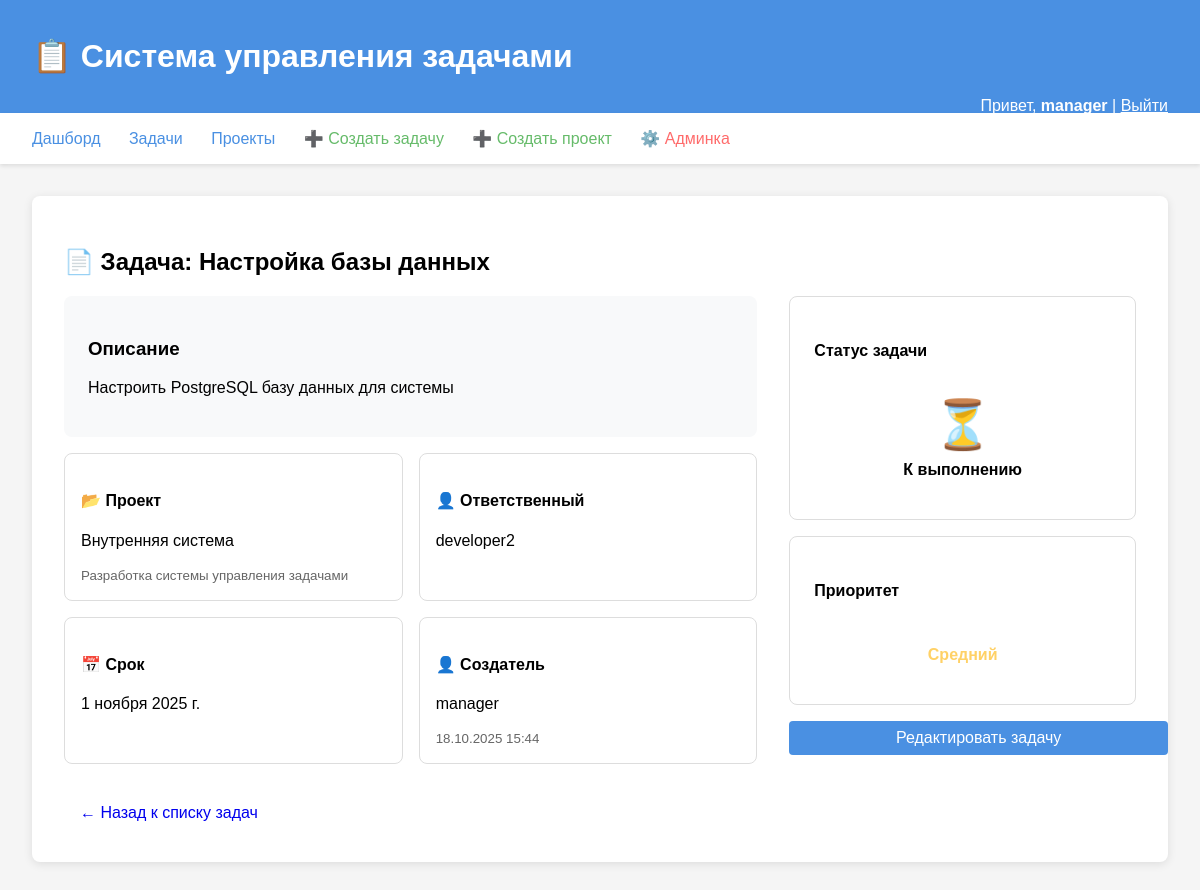
The page /lab6/tasks/2/ (signed in) on the database its author committed.
### lab6/models.py (models this page shows, shortened)
class Task(models.Model):
    PRIORITY_CHOICES = [
        ('low', 'Низкий'),
        ('medium', 'Средний'),
        ('high', 'Высокий'),
        ('critical', 'Критический'),
    ]
    STATUS_CHOICES = [
        ('todo', 'К выполнению'),
        ('in_progress', 'В работе'),
        ('review', 'На проверке'),
        ('done', 'Выполнено'),
    ]
    title = models.CharField(max_length=200, verbose_name="Название задачи")
    description = models.TextField(verbose_name="Описание")
    project = models.ForeignKey(Project, on_delete=models.CASCADE, verbose_name="Проект")
    assigned_to = models.ForeignKey(User, on_delete=models.SET_NULL, null=True, blank=True,
                                  verbose_name="Исполнитель")
    created_by = models.ForeignKey(User, on_delete=models.CASCADE, related_name='created_tasks',
                                 verbose_name="Создатель")
    priority = models.CharField(max_length=20, choices=PRIORITY_CHOICES, default='medium',
                              verbose_name="Приоритет")
    status = models.CharField(max_length=20, choices=STATUS_CHOICES, default='todo',
                            verbose_name="Статус")
    due_date = models.DateField(null=True, blank=True, verbose_name="Срок выполнения")
    created_at = models.DateTimeField(auto_now_add=True, verbose_name="Дата создания")
    updated_at = models.DateTimeField(auto_now=True, verbose_name="Дата обновления")
    class Meta:
        verbose_name = "Задача"
        verbose_name_plural = "Задачи"
        ordering = ['-priority', '-created_at']
        permissions = [
            ("can_assign_tasks", "Может назначать задачи"),
            ("can_change_status", "Может менять статус задач"),
        ]

class Project(models.Model):
    name = models.CharField(max_length=100, verbose_name="Название проекта")
    description = models.TextField(verbose_name="Описание")
    created_by = models.ForeignKey(User, on_delete=models.CASCADE, verbose_name="Создатель")
    created_at = models.DateTimeField(auto_now_add=True, verbose_name="Дата создания")
    is_public = models.BooleanField(default=False, verbose_name="Публичный проект")
    class Meta:
        verbose_name = "Проект"
        verbose_name_plural = "Проекты"
        permissions = [
            ("can_manage_projects", "Может управлять проектами"),
        ]

### lab6/views.py (the view)
# urls.py: path('tasks/<int:task_id>/', views.task_detail, name='task_detail'),
@login_required
def task_detail(request, task_id):
    task = get_object_or_404(Task, id=task_id)
    if not (task.assigned_to == request.user or
            task.created_by == request.user or
            task.project.is_public or
            task.project.created_by == request.user):
        return HttpResponseForbidden("У вас нет доступа к этой задаче")
    context = {
        'task': task,
        'can_edit': task.created_by == request.user or is_manager(request.user),
    }
    return render(request, 'lab6/task_detail.html', context)

### templates/lab6/task_detail.html (shortened to what this page needs)
{% extends "lab6/base.html" %}
{% block content %}
<h2>📄 Задача: {{ task.title }}</h2>
<div style="display: grid; grid-template-columns: 2fr 1fr; gap: 2rem;">
    <div>
        <div style="background: #f8f9fa; padding: 1.5rem; border-radius: 8px; margin-bottom: 1rem;">
            <h3>Описание</h3>
            <p>{{ task.description|linebreaks }}</p>
        </div>
        <div style="display: grid; grid-template-columns: 1fr 1fr; gap: 1rem;">
            <div style="background: white; padding: 1rem; border: 1px solid #ddd; border-radius: 8px;">
                <h4>📂 Проект</h4>
                <p>{{ task.project.name }}</p>
                <small style="color: #666;">{{ task.project.description }}</small>
            </div>
            <div style="background: white; padding: 1rem; border: 1px solid #ddd; border-radius: 8px;">
                <h4>👤 Ответственный</h4>
                <p>{{ task.assigned_to.username|default:"Не назначен" }}</p>
            </div>
            <div style="background: white; padding: 1rem; border: 1px solid #ddd; border-radius: 8px;">
                <h4>📅 Срок</h4>
                <p>{{ task.due_date|default:"Не установлен" }}</p>
            </div>
            <div style="background: white; padding: 1rem; border: 1px solid #ddd; border-radius: 8px;">
                <h4>👤 Создатель</h4>
                <p>{{ task.created_by.username }}</p>
                <small style="color: #666;">{{ task.created_at|date:"d.m.Y H:i" }}</small>
            </div>
        </div>
    </div>
    <div>
        <div style="background: white; padding: 1.5rem; border: 1px solid #ddd; border-radius: 8px; margin-bottom: 1rem;">
            <h4>Статус задачи</h4>
            <div style="text-align: center; padding: 1rem;">
                <div style="font-size: 3rem; margin-bottom: 0.5rem;">
                    {% if task.status == 'todo' %}⏳
                    {% elif task.status == 'in_progress' %}🔄
                    {% elif task.status == 'review' %}👀
                    {% elif task.status == 'done' %}✅
                    {% endif %}
                </div>
                <strong>{{ task.get_status_display }}</strong>
            </div>
        </div>
        <div style="background: white; padding: 1.5rem; border: 1px solid #ddd; border-radius: 8px;">
            <h4>Приоритет</h4>
            <div style="text-align: center; padding: 1rem;">
                <strong style="color:
                    {% if task.priority == 'critical' %}#FF6B6B
                    {% elif task.priority == 'high' %}#FF9E6B
                    {% elif task.priority == 'medium' %}#FFD166
                    {% else %}#06D6A0{% endif %};">
                    {{ task.get_priority_display }}
                </strong>
            </div>
        </div>
        {% if can_edit %}
        <div style="margin-top: 1rem;">
            <a href="#" class="btn btn-primary" style="width: 100%; text-align: center;">Редактировать задачу</a>
        </div>
        {% endif %}
    </div>
</div>
<div style="margin-top: 2rem;">
    <a href="/lab6/tasks/" class="btn">← Назад к списку задач</a>
</div>
{% endblock %}

### templates/lab6/base.html (shortened to what this page needs)
<!DOCTYPE html>
<html>
<head>
</head>
<body>
    <div class="header">
        <h1>📋 Система управления задачами</h1>
        <div class="user-info">
            {% if user.is_authenticated %}
                Привет, <strong>{{ user.username }}</strong> |
                <a href="/lab6/logout/" style="color: white;">Выйти</a>
            {% else %}
                <a href="/lab6/login/" style="color: white;">Войти</a> |
                <a href="/lab6/register/" style="color: white;">Регистрация</a>
            {% endif %}
        </div>
    </div>
    {% if user.is_authenticated %}
<div class="nav">
    <a href="/lab6/">Дашборд</a>
    <a href="/lab6/tasks/">Задачи</a>
    <a href="/lab6/projects/">Проекты</a>
    {% if perms.lab6.can_assign_tasks or user.is_staff %}
        <a href="/lab6/tasks/create/" style="color: #66BB6A;">➕ Создать задачу</a>
    {% endif %}
    <a href="/lab6/projects/create/" style="color: #66BB6A;">➕ Создать проект</a>
    {% if user.is_staff %}
        <a href="/lab6/admin/" style="color: #FF6B6B;">⚙️ Админка</a>
    {% endif %}
</div>
{% endif %}
    <div class="container">
        <div class="content">
            {% block content %}{% endblock %}
        </div>
    </div>
</body>
</html>

### templates/lab6/base.html (style rules this page uses)
body { font-family: Arial, sans-serif; margin: 0; padding: 0; background: #f5f5f5; }
.header { background: #4A90E2; color: white; padding: 1rem 2rem; }
.nav { background: white; padding: 1rem 2rem; box-shadow: 0 2px 4px rgba(0,0,0,0.1); }
.nav a { margin-right: 1.5rem; text-decoration: none; color: #4A90E2; font-weight: 500; }
.container { max-width: 1200px; margin: 2rem auto; padding: 0 2rem; }
.content { background: white; padding: 2rem; border-radius: 8px; box-shadow: 0 2px 10px rgba(0,0,0,0.1); }
.btn { padding: 0.5rem 1rem; border: none; border-radius: 4px; cursor: pointer; text-decoration: none; display: inline-block; }
.btn-primary { background: #4A90E2; color: white; }
.user-info { float: right; color: white; }

### rows shown on the page
Task: title "Настройка базы данных", description "Настроить PostgreSQL базу данных для системы", project.name "Внутренняя система", project.description "Разработка системы управления задачами", assigned_to.username "developer2", due_date "1 ноября 2025 г.", created_by.username "manager", created_at "18.10.2025 15:44", status "К выполнению", priority "Средний"

### other values the page prints
{{ user.username }} "manager"
